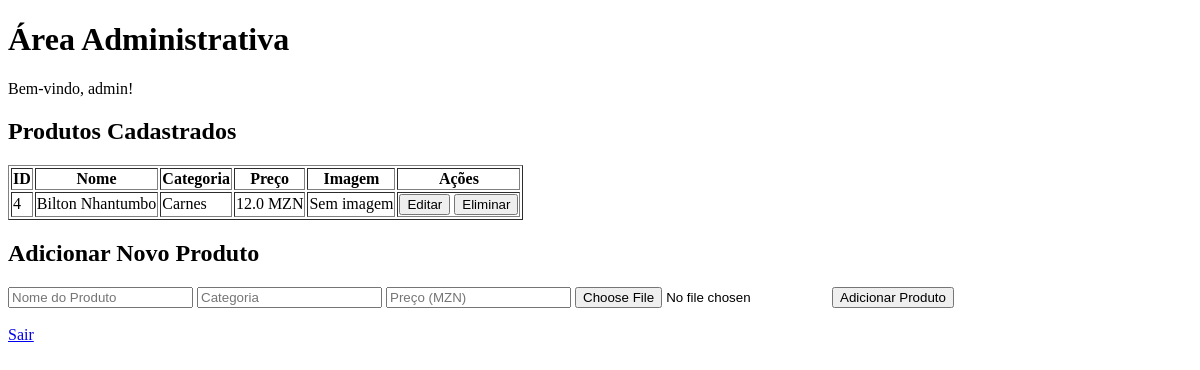
Before: /admin (signed in) with the older database file.
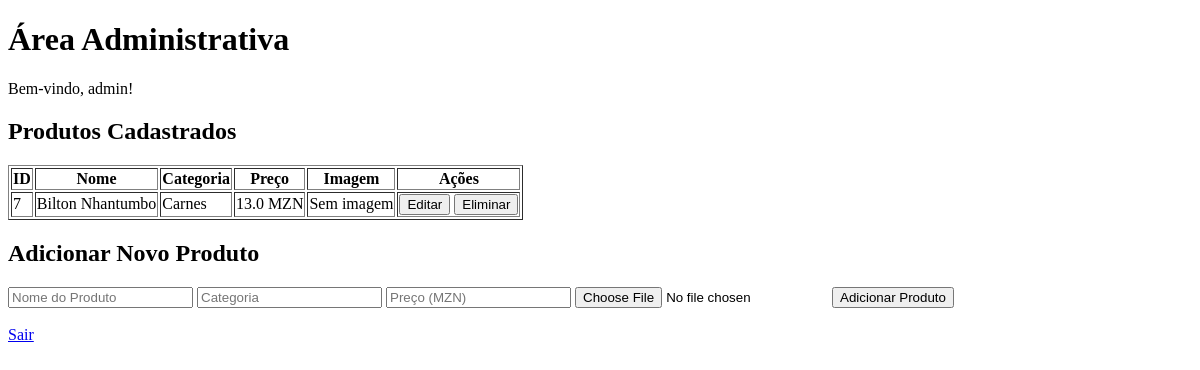
After: the same page with the newer database file.
### tables this page shows
CREATE TABLE products
             (id INTEGER PRIMARY KEY AUTOINCREMENT,
              name TEXT NOT NULL,
              category TEXT NOT NULL,
              price REAL NOT NULL,
              image TEXT, image_url TEXT);

### app.py (the view)
@app.route('/admin')
def admin():
    if not session.get('logged_in'):
        return redirect('/login')
    products = get_products()
    return render_template('admin.html', products=products)

### app.py (called while the page is built)
def get_products():
    conn = sqlite3.connect('khokotiva.db')
    c = conn.cursor()
    c.execute("SELECT * FROM products")
    products = c.fetchall()
    conn.close()
    return products

### templates/admin.html (shortened to what this page needs)
<!DOCTYPE html>
<html>
<head>
</head>
<body>
    <h1>Área Administrativa</h1>
    <p>Bem-vindo, {{ session.user }}!</p>
    <h2>Produtos Cadastrados</h2>
    <table border="1">
        <tr>
            <th>ID</th>
            <th>Nome</th>
            <th>Categoria</th>
            <th>Preço</th>
            <th>Imagem</th>
            <th>Ações</th>
        </tr>
        {% for product in products %}
        <tr>
            <td>{{ product[0] }}</td>
            <td>{{ product[1] }}</td>
            <td>{{ product[2] }}</td>
            <td>{{ product[3] }} MZN</td>
            <td>
                {% if product[4] %}
                    <img src="{{ product[5] }}" width="50" height="50">
                {% else %}
                    Sem imagem
                {% endif %}
            </td>
            <td>
                <button>Editar</button>
                <button onclick="if(confirm('Tem certeza que quer eliminar {{ product[1] }}?')) { window.location.href='/delete_product/{{ product[0] }}' }">Eliminar</button>
            </td>
        </tr>
        {% endfor %}
    </table>
    <h2>Adicionar Novo Produto</h2>
    <form action="/add_product" method="POST" enctype="multipart/form-data">
        <input type="text" name="name" placeholder="Nome do Produto" required>
        <input type="text" name="category" placeholder="Categoria" required>
        <input type="number" step="0.01" name="price" placeholder="Preço (MZN)" required>
        <input type="file" name="image" accept="image/*">
        <button type="submit">Adicionar Produto</button>
    </form>
    <br>
    <a href="/logout">Sair</a>
</body>
</html>

Changed rows visible on the page:
removed products: id "4", name "Bilton Nhantumbo", category "Carnes", price "12.0"
added products: id "7", name "Bilton Nhantumbo", category "Carnes", price "13.0"
